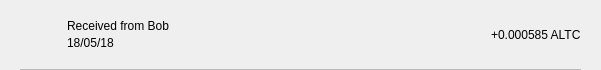
<?xml version="1.0" encoding="UTF-8"?>
<ui version="4.0">
 <class>TxRow</class>
 <widget class="QWidget" name="TxRow">
  <property name="geometry">
   <rect>
    <x>0</x>
    <y>0</y>
    <width>601</width>
    <height>70</height>
   </rect>
  </property>
  <property name="minimumSize">
   <size>
    <width>0</width>
    <height>40</height>
   </size>
  </property>
  <property name="windowTitle">
   <string>Form</string>
  </property>
  <layout class="QVBoxLayout" name="verticalLayout_3">
   <property name="spacing">
    <number>0</number>
   </property>
   <property name="leftMargin">
    <number>0</number>
   </property>
   <property name="topMargin">
    <number>0</number>
   </property>
   <property name="rightMargin">
    <number>0</number>
   </property>
   <property name="bottomMargin">
    <number>0</number>
   </property>
   <item>
    <widget class="QWidget" name="rowContainer" native="true">
     <layout class="QVBoxLayout" name="verticalLayout_2">
      <property name="spacing">
       <number>9</number>
      </property>
      <property name="leftMargin">
       <number>20</number>
      </property>
      <property name="topMargin">
       <number>9</number>
      </property>
      <property name="rightMargin">
       <number>20</number>
      </property>
      <property name="bottomMargin">
       <number>0</number>
      </property>
      <item>
       <widget class="QFrame" name="frame">
        <property name="styleSheet">
         <string notr="true">border:none;</string>
        </property>
        <property name="frameShape">
         <enum>QFrame::StyledPanel</enum>
        </property>
        <property name="frameShadow">
         <enum>QFrame::Raised</enum>
        </property>
        <layout class="QHBoxLayout" name="horizontalLayout" stretch="0,2,0">
         <property name="leftMargin">
          <number>0</number>
         </property>
         <property name="topMargin">
          <number>0</number>
         </property>
         <property name="rightMargin">
          <number>0</number>
         </property>
         <property name="bottomMargin">
          <number>0</number>
         </property>
         <item>
          <widget class="QPushButton" name="icon">
           <property name="focusPolicy">
            <enum>Qt::NoFocus</enum>
           </property>
           <property name="styleSheet">
            <string notr="true">border:none;</string>
           </property>
           <property name="text">
            <string/>
           </property>
           <property name="iconSize">
            <size>
             <width>28</width>
             <height>28</height>
            </size>
           </property>
          </widget>
         </item>
         <item>
          <layout class="QVBoxLayout" name="verticalLayout">
           <property name="spacing">
            <number>3</number>
           </property>
           <property name="leftMargin">
            <number>9</number>
           </property>
           <item>
            <widget class="QLabel" name="lblAddress">
             <property name="styleSheet">
              <string notr="true"/>
             </property>
             <property name="text">
              <string>Received from Bob</string>
             </property>
             <property name="alignment">
              <set>Qt::AlignBottom|Qt::AlignLeading|Qt::AlignLeft</set>
             </property>
            </widget>
           </item>
           <item>
            <widget class="QLabel" name="lblDate">
             <property name="styleSheet">
              <string notr="true"/>
             </property>
             <property name="text">
              <string>18/05/18</string>
             </property>
             <property name="alignment">
              <set>Qt::AlignLeading|Qt::AlignLeft|Qt::AlignTop</set>
             </property>
            </widget>
           </item>
          </layout>
         </item>
         <item>
          <widget class="QLabel" name="lblAmount">
           <property name="styleSheet">
            <string notr="true"/>
           </property>
           <property name="text">
            <string>+0.000585 ALTC</string>
           </property>
          </widget>
         </item>
        </layout>
       </widget>
      </item>
      <item>
       <widget class="QLabel" name="lblDivisory">
        <property name="minimumSize">
         <size>
          <width>0</width>
          <height>1</height>
         </size>
        </property>
        <property name="maximumSize">
         <size>
          <width>16777215</width>
          <height>1</height>
         </size>
        </property>
        <property name="styleSheet">
         <string notr="true">background-color:#bababa;</string>
        </property>
        <property name="text">
         <string/>
        </property>
        <property name="alignment">
         <set>Qt::AlignBottom|Qt::AlignLeading|Qt::AlignLeft</set>
        </property>
       </widget>
      </item>
     </layout>
    </widget>
   </item>
  </layout>
 </widget>
 <resources/>
 <connections/>
</ui>
